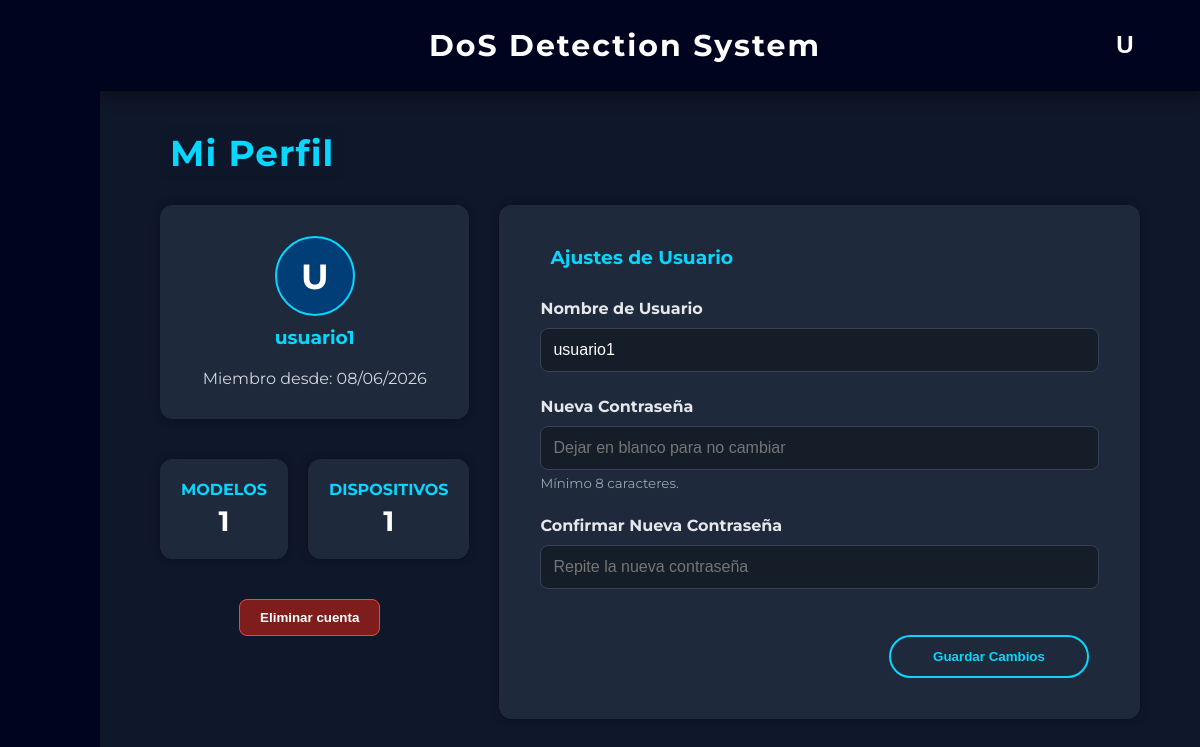
Page /cuenta (signed in) on the committed database.
### app/models.py (models this page shows, shortened)
class User(db.Model):
    __tablename__ = 'usuarios'
    id = db.Column(db.Integer, primary_key=True)
    username = db.Column(db.String(50), unique=True, nullable=False)
    password_hash = db.Column(db.String(256), nullable=False)
    fecha_registro = db.Column(db.DateTime, default=datetime.now(pytz.timezone('Europe/Madrid')))
    is_admin = db.Column(db.Boolean, default=False)

### app/routes/pages/cuenta.py (the view, shortened to what this page needs)
@cuenta_bp.route("/cuenta", methods=["GET", "POST"])
def index():
    if session.get('guest'):
        flash("La página de cuenta solo está disponible para usuarios registrados.", "neutral")
        return redirect(url_for('dashboard.dashboard'))
    user_id = session.get('user_id')
    user = User.query.get(user_id)
    if not user:
        return redirect(url_for('auth.login'))
    num_modelos = Modelo.query.filter_by(usuario_id=user_id).count()
    num_dispositivos = Dispositivo.query.filter_by(usuario_id=user_id).count()
    return render_template("cuenta.html",
                           user=user,
                           num_modelos=num_modelos,
                           num_dispositivos=num_dispositivos)

### app/templates/cuenta.html (shortened to what this page needs)
{% extends "base.html" %}
{% block content %}
<div style="padding: 40px 60px; max-width: 1100px; margin: 0 auto;">
    <h2><span style="color: #08d6fe; background-color: #0f172ad3; padding: 5px 10px; border-radius: 6px; font-size: 36px; letter-spacing: 1px;">Mi Perfil</span></h2>
    <div style="display: flex; gap: 30px; align-items: flex-start; margin-top: 30px;">
        <div style="flex: 1; display: flex; flex-direction: column; gap: 20px;">
            <div class="card" style="text-align: center; padding: 30px;">
                <div style="width: 80px; height: 80px; background: #013d76; border-radius: 50%; display: flex; align-items: center; justify-content: center; margin: 0 auto 10px; border: 2px solid #08d6fe;">
                    <span style="font-size: 35px; color: white; font-weight: bold;">{{ user.username[0] | upper }}</span>
                </div>
                <h3 style="color: #08d6fe; margin-bottom: 20px;">{{ user.username }}</h3>
                <p style="color: #d2d6de; font-size: 16px;">Miembro desde: {{ user.fecha_registro.strftime('%d/%m/%Y') if user.fecha_registro else 'Reciente' }}</p>
            </div>
            <div style="display: grid; grid-template-columns: 1fr 1fr; gap: 20px;">
                <div class="card" style="text-align: center;">
                    <h3 style="font-size: 16px; color: #08d6fe; margin-bottom: 5px;">MODELOS</h3>
                    <p style="font-size: 28px; color: white; font-weight: bold;">{{ num_modelos }}</p>
                </div>
                <div class="card" style="text-align: center;">
                    <h3 style="font-size: 16px; color: #08d6fe; margin-bottom: 5px;">DISPOSITIVOS</h3>
                    <p style="font-size: 28px; color: white; font-weight: bold;">{{ num_dispositivos }}</p>
                </div>
            </div>
            <form action="{{ url_for('cuenta.delete_account') }}" method="POST"
                onsubmit="confirmAction(event, this, '¿Quiere eliminar su cuenta? \nSe eliminarán permanentemente todos sus archivos y datos de acceso.');" style="text-align: center;">
                <button type="submit" style="background-color: #7f1d1d; color: white; border: 1px solid #ef4444; padding: 10px 20px; border-radius: 8px; cursor: pointer; font-weight: bold; transition: background 0.2s;">
                    Eliminar cuenta
                </button>
            </form>
        </div>
        <div class="card" style="flex: 2; padding: 40px;">
            <h3 style="color: #08d6fe; margin-bottom: 30px; display: flex; align-items: center; gap: 10px;">
                 Ajustes de Usuario
            </h3>
            <form method="POST" action="{{ url_for('cuenta.index') }}" style="display: flex; flex-direction: column; gap: 25px;">
                <div class="form-group">
                    <label style="color: #e5e7eb; display: block; margin-bottom: 10px; font-weight: bold;">Nombre de Usuario</label>
                    <input type="text" name="username" value="{{ user.username }}" required
                           style="width: 100%; padding: 12px; border-radius: 8px; background: rgba(0,0,0,0.3); border: 1px solid #374151; color: white;">
                </div>
                <div class="form-group">
                    <label style="color: #e5e7eb; display: block; margin-bottom: 10px; font-weight: bold;">Nueva Contraseña</label>
                    <input type="password" name="password" placeholder="Dejar en blanco para no cambiar"
                           style="width: 100%; padding: 12px; border-radius: 8px; background: rgba(0,0,0,0.3); border: 1px solid #374151; color: white;">
                    <small style="color: #9ca3af; margin-top: 5px; display: block;">Mínimo 8 caracteres.</small>
                </div>
                <div class="form-group">
                    <label style="color: #e5e7eb; display: block; margin-bottom: 10px; font-weight: bold;">Confirmar Nueva Contraseña</label>
                    <input type="password" name="confirm_password" placeholder="Repite la nueva contraseña"
                           style="width: 100%; padding: 12px; border-radius: 8px; background: rgba(0,0,0,0.3); border: 1px solid #374151; color: white;">
                </div>
                <div style="padding-top: 20px; border-top: 1px solid #1f2937; display: flex; justify-content: flex-end;">
                    <button type="submit" class="action-btn" style="min-width: 200px;">
                        Guardar Cambios
                    </button>
                </div>
            </form>
        </div>
    </div>
</div>
{% endblock %}

### app/static/css/style.css (style rules this page uses)
* { margin: 0; padding: 0; box-sizing: border-box; }
body { font-family: 'Montserrat'; background-color: #0f172a; color: #e5e7eb; }
button { background-color: #013d76; color: white; border: none; padding: 10px 15px; border-radius: 8px; cursor: pointer; margin-right: 10px; font-weight: bold; }
.card { background-color: #1e293b; padding: 20px; border-radius: 12px; margin-bottom: 20px; border: 1px solid #1f2937; box-shadow: 0 0 10px rgba(0,0,0,0.3); }
.body-home { background-image: url('../img/fondo.png'); background-size: cover; background-position: center; background-repeat: no-repeat; background-attachment: fixed; margin: 0; height: 100vh; }
.form-group label { display: block; color: #ffffff; margin-bottom: 10px; font-weight: bold; font-size: 16px; }
.form-group input { width: 100%; padding: 16px; background: rgba(255, 255, 255, 0.1); border: 1px solid rgba(255, 255, 255, 0.3); border-radius: 6px; color: white; font-size: 16px; box-sizing: border-box; }
.action-btn { background-color: transparent; color: #08d6fe; border: 2px solid #08d6fe; padding: 12px 25px; border-radius: 50px; font-weight: bold; cursor: pointer; transition: all 0.3s ease; }

### rows in the picture
User: username "U", username "usuario1", fecha_registro "08/06/2026"

### other values in the picture
{{ session.get('username')[0] | upper }} "U"
{{ num_modelos }} "1"
{{ num_dispositivos }} "1"
